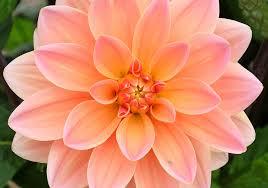
#> input picture Pixel/original image.jpeg, 268 x 188 px
$ python pixel.py
#> lines starting #> are read from the running program, lines starting #| are printed output that depends on the picture
from PIL import Image
import numpy as np

def encrypt_image(input_image_path, output_image_path, key):
    img = Image.open(input_image_path)
    img_array = np.array(img)
    encrypted_array = np.bitwise_xor(img_array, key)
    encrypted_img = Image.fromarray(encrypted_array)
    encrypted_img.save(output_image_path)
    print("Image encrypted successfully.")
    return encrypted_array

def decrypt_image(encrypted_array, output_image_path, key):
    decrypted_array = np.bitwise_xor(encrypted_array, key)
    decrypted_img = Image.fromarray(decrypted_array)
    decrypted_img.save(output_image_path)
    print("Image decrypted successfully.")

if __name__ == "__main__":
    input_image_path = r"original image.jpeg"
    img = Image.open(input_image_path)
#> img is the input picture: PIL image 268x188 RGB; mean R, G, B 207.2, 137.7, 106.3
    width, height = img.size
#> width = 268; height = 188
    key = np.random.randint(0, 256, size=(height, width, 3), dtype=np.uint8)  # 3 for RGB channels
    encrypted_image_path = 'encrypted_image.jpg'
    encrypted_array = encrypt_image(input_image_path, encrypted_image_path, key)
#> in encrypt_image, `encrypted_array = np.bitwise_xor(img_array, key)`:
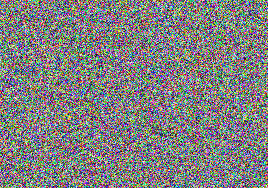
#> encrypted_array: shape (188, 268, 3); mean R, G, B 127.9, 127.3, 127.6
    decrypted_image_path = 'decrypted_image.jpg'
    decrypt_image(encrypted_array, decrypted_image_path, key)
